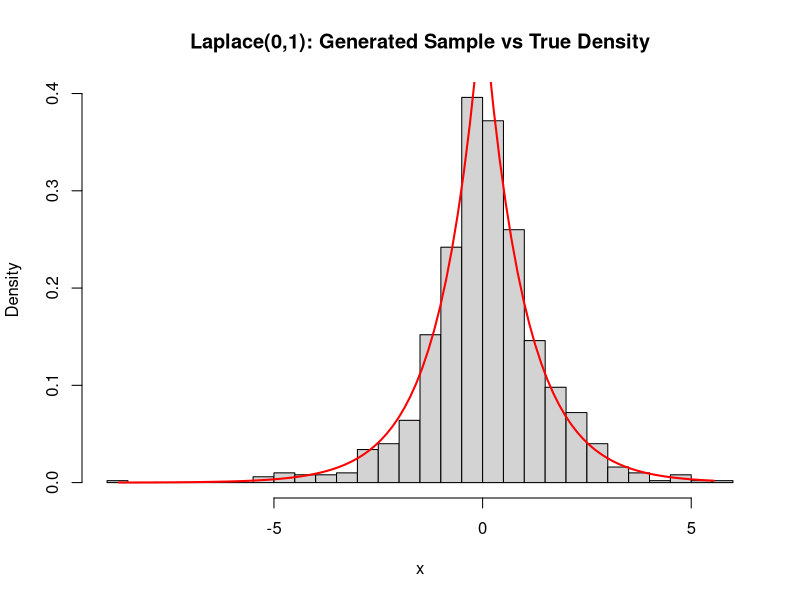
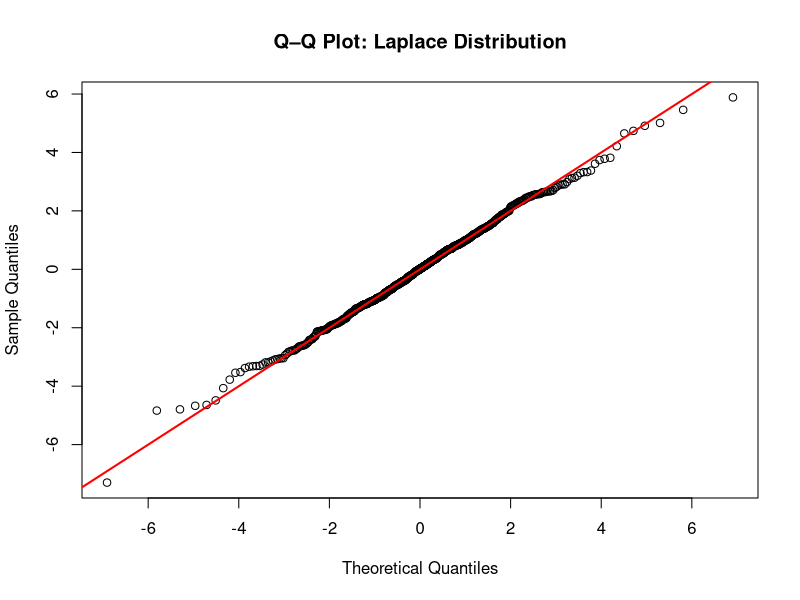

The R source for these figures, in order:
## ---- chunk 1
knitr::opts_chunk$set(echo = TRUE)
## ---- chunk 2
# Generate a random sample of size 1000 (R code)
n <- 1000
U <- runif(n)

#4. Compare generated sample with target distribution
# Method 1: Histogram + True Density Curve

X <- ifelse(U < 0.5,
            log(2 * U),
            -log(2 * (1 - U)))

hist(X, probability = TRUE, breaks = 40,
     main = "Laplace(0,1): Generated Sample vs True Density",
     xlab = "x", col = "lightgray")

curve(0.5 * exp(-abs(x)),
      from = min(X), to = max(X),
      add = TRUE, col = "red", lwd = 2)

## ---- chunk 3

# Method 3: Kolmogorov–Smirnov Test (Optional)

n <- 1000
U <- runif(n)

X <- ifelse(U < 0.5,
            log(2 * U),
            -log(2 * (1 - U)))

laplace_cdf <- function(x) {
  ifelse(x < 0,
         0.5 * exp(x),
         1 - 0.5 * exp(-x))
}

ks.test(X, laplace_cdf)
## ---- chunk 4

# Method 2: Q–Q Plot (Empirical vs Theoretical)

p <- ppoints(n)

laplace_quantile <- ifelse(p < 0.5,
                           log(2 * p),
                           -log(2 * (1 - p)))

qqplot(laplace_quantile, X,
       main = "Q–Q Plot: Laplace Distribution",
       xlab = "Theoretical Quantiles",
       ylab = "Sample Quantiles")

abline(0, 1, col = "red", lwd = 2)

## ---- chunk 5

set.seed(123)

n <- 1000
U <- runif(n)

X_inv <- ifelse(U <= 0.1, 0,
         ifelse(U <= 0.3, 1,
         ifelse(U <= 0.5, 2,
         ifelse(U <= 0.7, 3, 4))))


empirical_inv <- table(X_inv) / n
theoretical <- c(0.1, 0.2, 0.2, 0.2, 0.3)

comparison_inv <- data.frame(
  x = 0:4,
  Theoretical = theoretical,
  Empirical = as.numeric(empirical_inv)
)

comparison_inv

## ---- chunk 6
n <- 20 
u <- runif(n)
x <- 0

for (i in 1:n) {
  if (u[i] <= 0.1) {
    x[i] <- 0
  } else if (u[i] <= 0.3) {
    x[i] <- 1
  } else if (u[i] <= 0.5) {
    x[i] <- 2
  } else if (u[i] <= 0.7) {
    x[i] <- 3
  } else {
    x[i] <- 4
  }
}
X

# probability Bernouilli distribution with 
# the probability of success p=0.4
round(table(x)/n,1)
